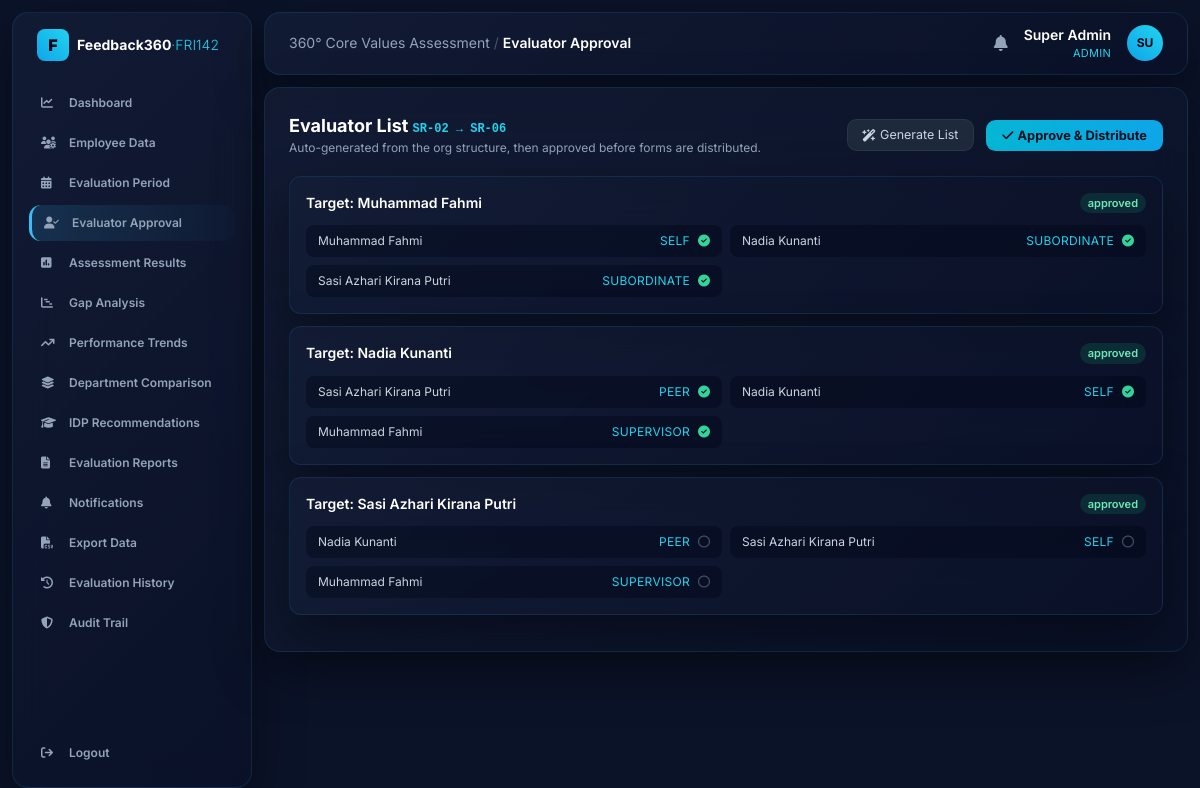
The app's page /evaluators (signed in), older data.
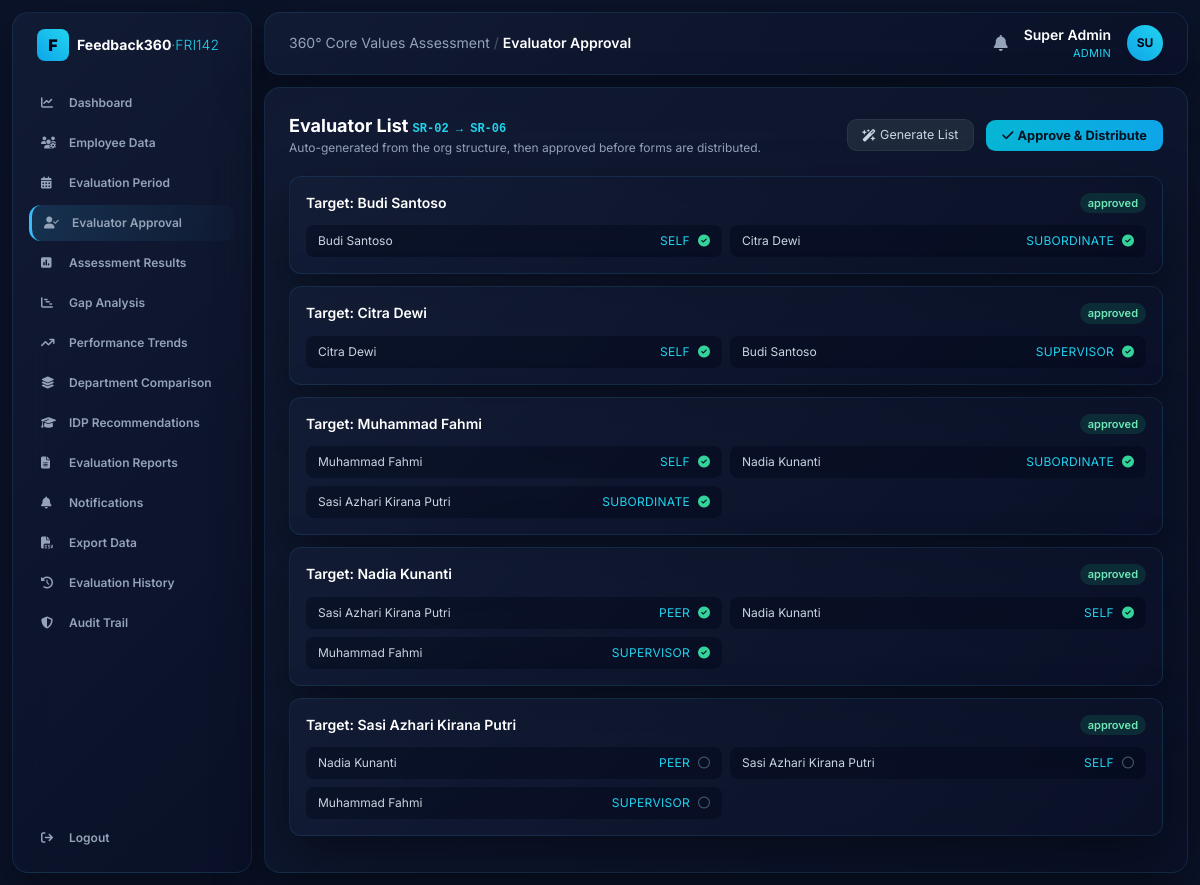
The same page, newer data.
### tables this page shows
CREATE TABLE users (
    id INTEGER PRIMARY KEY AUTOINCREMENT,
    username TEXT UNIQUE NOT NULL,
    password_hash TEXT NOT NULL,
    display_name TEXT NOT NULL,
    role TEXT NOT NULL,                -- admin | hr | management | employee
    employee_id INTEGER REFERENCES employees(id)
);

CREATE TABLE assignments (
    id INTEGER PRIMARY KEY AUTOINCREMENT,
    period_id INTEGER NOT NULL REFERENCES periods(id),
    assessee_id INTEGER NOT NULL REFERENCES employees(id),
    evaluator_id INTEGER NOT NULL REFERENCES employees(id),
    relation_type TEXT NOT NULL,           -- self | supervisor | peer | subordinate
    approval_status TEXT NOT NULL DEFAULT 'pending',  -- pending | approved | rejected
    submitted INTEGER NOT NULL DEFAULT 0
);

CREATE TABLE employees (
    id INTEGER PRIMARY KEY AUTOINCREMENT,
    nip TEXT UNIQUE NOT NULL,
    full_name TEXT NOT NULL,
    position TEXT NOT NULL,
    department TEXT NOT NULL,
    supervisor_id INTEGER REFERENCES employees(id)
);

### app.py (the view)
@app.route("/evaluators")
@require("admin", "hr")
def evaluators():
    period = active_period()
    rows = g.db.execute(
        "SELECT a.*, ae.full_name AS assessee, ev.full_name AS evaluator "
        "FROM assignments a "
        "JOIN employees ae ON a.assessee_id=ae.id "
        "JOIN employees ev ON a.evaluator_id=ev.id "
        "WHERE a.period_id=? ORDER BY ae.full_name, a.relation_type", (period["id"],)
    ).fetchall()
    grouped = {}
    for r in rows:
        grouped.setdefault(r["assessee"], []).append(r)
    return render_template("evaluators.html", grouped=grouped, period=period)

### app.py (called while the page is built)
@app.before_request
def load_user():
    g.db = get_db()
    g.user = None
    if "uid" in session:
        g.user = g.db.execute(
            "SELECT * FROM users WHERE id=?", (session["uid"],)
        ).fetchone()

def require(*roles):
    def deco(fn):
        @wraps(fn)
        def wrapper(*a, **kw):
            if not g.user:
                return redirect(url_for("login"))
            if roles and g.user["role"] not in roles:
                abort(403)
            return fn(*a, **kw)
        return wrapper
    return deco

@app.context_processor
def inject_globals():
    unread = 0
    if g.get("user"):
        unread = g.db.execute(
            "SELECT COUNT(*) c FROM notifications WHERE is_read=0 AND "
            "(target_role=? OR target_user_id=?)",
            (g.user["role"], g.user["id"]),
        ).fetchone()["c"]
    return dict(user=g.get("user"), VALUES=VALUES, VALUE_LABELS=VALUE_LABELS,
                TARGET=CORPORATE_TARGET, unread=unread)

def active_period():
    return g.db.execute(
        "SELECT * FROM periods WHERE status='active' ORDER BY id DESC LIMIT 1"
    ).fetchone()

### database.py (called while the page is built)
def get_db():
    conn = sqlite3.connect(DB_PATH)
    conn.row_factory = sqlite3.Row
    conn.execute("PRAGMA foreign_keys = ON")
    return conn

### templates/evaluators.html
{% extends "base.html" %}
{% block heading %}Evaluator Approval{% endblock %}
{% block body %}
<div class="flex items-center justify-between mb-5">
  <div><h2 class="text-lg font-bold text-white">Evaluator List <span class="text-xs text-cyan-400 font-mono">SR-02 → SR-06</span></h2>
    <p class="text-xs text-slate-400">Auto-generated from the org structure, then approved before forms are distributed.</p></div>
  <div class="space-x-2">
    <a href="{{ url_for('evaluators_generate') }}" class="btn-ghost"><i class="fa-solid fa-wand-magic-sparkles mr-1"></i>Generate List</a>
    <a href="{{ url_for('evaluators_decide',decision='approve') }}" class="btn"><i class="fa-solid fa-check mr-1"></i>Approve &amp; Distribute</a>
  </div>
</div>
{% for assessee, items in grouped.items() %}
<div class="glossy rounded-xl p-4 mb-3">
  <div class="flex items-center justify-between mb-3">
    <h3 class="text-sm font-semibold text-white">Target: {{ assessee }}</h3>
    {% set st = items[0]['approval_status'] %}
    <span class="px-2 py-0.5 rounded-full text-[11px] font-semibold
      {{ 'bg-emerald-500/15 text-emerald-300' if st=='approved' else 'bg-amber-500/15 text-amber-300' if st=='pending' else 'bg-rose-500/15 text-rose-300' }}">{{ st }}</span>
  </div>
  <div class="grid md:grid-cols-2 gap-2">
    {% for it in items %}
    <div class="flex items-center justify-between bg-slate-950/40 rounded-lg px-3 py-2 text-xs">
      <span class="text-slate-300">{{ it['evaluator'] }}</span>
      <span class="flex items-center gap-2">
        <span class="text-cyan-400 uppercase tracking-wide">{{ it['relation_type'] }}</span>
        {% if it['submitted'] %}<i class="fa-solid fa-circle-check text-emerald-400" title="submitted"></i>
        {% else %}<i class="fa-regular fa-circle text-slate-600" title="waiting"></i>{% endif %}
      </span></div>
    {% endfor %}
  </div>
</div>
{% else %}
<p class="text-sm text-slate-400">No assignments yet — click <strong>Generate List</strong> to build the 360 evaluator set.</p>
{% endfor %}
{% endblock %}

### templates/base.html (shortened to what this page needs)
<!DOCTYPE html>
<html lang="en">
<head>
<script src="https://cdn.tailwindcss.com"></script>
<link rel="stylesheet" href="https://cdnjs.cloudflare.com/ajax/libs/font-awesome/6.4.0/css/all.min.css">
</head>
<body class="text-slate-200 min-h-screen">
{% if user %}
<div class="flex min-h-screen">
  <aside class="w-60 shrink-0 glossy m-3 rounded-2xl p-4 flex flex-col">
    <div class="flex items-center gap-2 px-2 mb-6">
      <div class="w-8 h-8 bg-gradient-to-tr from-sky-500 to-cyan-400 rounded-lg flex items-center justify-center text-slate-950 font-black">F</div>
      <span class="text-sm font-bold text-white leading-tight">Feedback360<span class="text-cyan-400 font-light">·FRI142</span></span>
    </div>
    {% set R = user['role'] %}
    <nav class="space-y-1 text-xs font-semibold flex-grow">
      {% macro link(ep,icon,label) %}
        <a href="{{ url_for(ep) }}" class="flex items-center gap-3 px-3 py-2.5 rounded-xl navlink {{ 'nav-active' if request.endpoint==ep }}">
          <i class="fa-solid {{ icon }} w-4"></i><span>{{ label }}</span></a>
      {% endmacro %}
      {% if R in ['admin','hr','management'] %}{{ link('dashboard','fa-chart-line','Dashboard') }}{% endif %}
      {% if R in ['admin','hr'] %}{{ link('employees','fa-users-gear','Employee Data') }}{% endif %}
      {% if R in ['admin','hr'] %}{{ link('periods','fa-calendar-days','Evaluation Period') }}{% endif %}
      {% if R in ['admin','hr'] %}{{ link('evaluators','fa-user-check','Evaluator Approval') }}{% endif %}
      {% if R in ['admin','hr','management'] %}{{ link('results','fa-square-poll-vertical','Assessment Results') }}{% endif %}
      {% if R in ['admin','hr','management'] %}{{ link('gap','fa-chart-gantt','Gap Analysis') }}{% endif %}
      {% if R in ['admin','hr','management'] %}{{ link('trends','fa-arrow-trend-up','Performance Trends') }}{% endif %}
      {% if R in ['admin','hr','management'] %}{{ link('departments','fa-layer-group','Department Comparison') }}{% endif %}
      {% if R in ['admin','hr','management'] %}{{ link('idp','fa-graduation-cap', 'IDP Summary' if R=='management' else 'IDP Recommendations') }}{% endif %}
      {% if R in ['admin','hr','management'] %}{{ link('reports','fa-file-lines','Evaluation Reports') }}{% endif %}
      {{ link('notifications','fa-bell','Notifications') }}
      {% if R in ['admin','hr'] %}<a href="{{ url_for('export_data') }}" class="flex items-center gap-3 px-3 py-2.5 rounded-xl navlink"><i class="fa-solid fa-file-csv w-4"></i><span>Export Data</span></a>{% endif %}
      {% if R in ['admin','hr','management'] %}{{ link('history','fa-clock-rotate-left','Evaluation History') }}{% endif %}
      {% if R in ['admin','hr'] %}{{ link('audit','fa-shield-halved','Audit Trail') }}{% endif %}
    </nav>
    <a href="{{ url_for('logout') }}" class="flex items-center gap-3 px-3 py-2.5 rounded-xl navlink text-xs font-semibold mt-2">
      <i class="fa-solid fa-arrow-right-from-bracket w-4"></i><span>Logout</span></a>
  </aside>
  <div class="flex-grow p-3 pl-0">
    <header class="glossy rounded-2xl px-6 py-3 flex justify-between items-center mb-3">
      <div class="text-sm text-slate-400">360° Core Values Assessment <span class="text-slate-600">/</span>
        <span class="text-white font-semibold">{{ self.heading() }}</span></div>
      <div class="flex items-center gap-4">
        <a href="{{ url_for('notifications') }}" class="relative text-slate-400 hover:text-white">
          <i class="fa-solid fa-bell"></i>
        </a>
        <div class="text-right">
          <div class="text-sm font-semibold text-white">{{ user['display_name'] }}</div>
          <div class="text-[11px] text-cyan-400 uppercase tracking-wide">{{ user['role'] }}</div>
        </div>
        <div class="w-9 h-9 rounded-full bg-gradient-to-tr from-sky-500 to-cyan-400 flex items-center justify-center text-slate-950 font-bold text-xs">
          {{ user['display_name'][:2]|upper }}</div>
      </div>
    </header>
    <main class="glossy rounded-2xl p-6 min-h-[70vh]">{% block body %}{% endblock %}</main>
  </div>
</div>
{% else %}{% block plain %}{% endblock %}{% endif %}
</body>
</html>

### templates/base.html (style rules this page uses)
body { font-family:'Inter',sans-serif;background:#0b1329 }
.glossy { background:linear-gradient(135deg,rgba(20,30,55,.75),rgba(10,17,40,.85)); backdrop-filter:blur(20px);border:1px solid rgba(56,189,248,.12); box-shadow:0 20px 50px rgba(0,0,0,.4) }
.nav-active { background:linear-gradient(90deg,rgba(56,189,248,.15),rgba(56,189,248,.02)); border-left:3px solid #38bdf8;color:#fff }
.navlink { color:#94a3b8 }
.btn { background:linear-gradient(90deg,#06b6d4,#0ea5e9);color:#04111f;font-weight:700; padding:.5rem 1rem;border-radius:.6rem;font-size:.8rem }
.btn-ghost { background:#1e293b;color:#cbd5e1;padding:.45rem .9rem;border-radius:.6rem;font-size:.78rem;border:1px solid rgba(255,255,255,.06) }

Row changes from the older to the newer data that the page shows:
added assignments: full_name "Budi Santoso", approval_status "approved", evaluator "Budi Santoso", relation_type "SELF", submitted 1 (drawn)
added assignments: evaluator "Citra Dewi", relation_type "SUBORDINATE", submitted 1 (drawn), shown under "Budi Santoso"
added assignments: full_name "Citra Dewi", approval_status "approved", evaluator "Citra Dewi", relation_type "SELF", submitted 1 (drawn)
added assignments: evaluator "Budi Santoso", relation_type "SUPERVISOR", submitted 1 (drawn), shown under "Citra Dewi"
